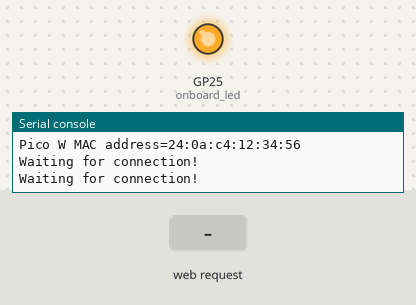
This program was run on a simulated Raspberry Pi Pico running MicroPython. Shown: output pins drawn as LEDs (lit = HIGH), the last lines printed to the serial console. The inputs (shaded band) are chosen by the test bench. WiFi joins after 1.5 s.

Above: at 2.1 s.
At 6.2 s:
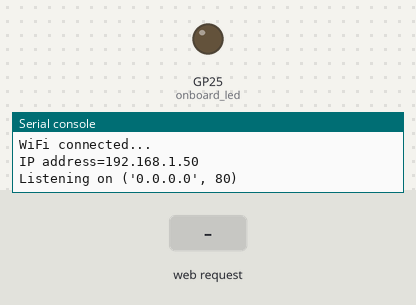
6.3 s: HTTP request GET / received
Timing chart, 0 to 9.3 s (numbered marks = the images above; inputs shaded):
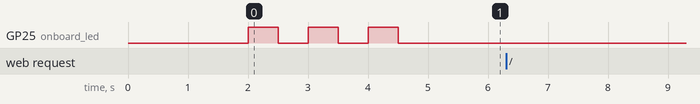

The program:

main.py
```python
import rp2  # Import the rp2 module which contains functions and classes specifically for RP2040
import network  # Import the network module for connecting to WiFi
import ubinascii  # Import the ubinascii module for converting MAC address to hex string
import machine  # Import the machine module for GPIO control
import urequests as requests  # Import the urequests module for HTTP requests
import time  # Import the time module for delay
import socket  # Import the socket module for establishing sockets

# Set country code to avoid potential errors
# CN/US/DE/DK/GB/JP (country code: China/USA/Germany/Denmark/UK/Japan)
rp2.country('GB')  # Set the country code for Pico W to UK
wlan = network.WLAN(network.STA_IF)  # Create WLAN connection object
wlan.active(True)  # Activate WLAN interface

# Check the MAC address of Pico W board's wireless WiFi
# Get the MAC address and convert it to hex string
mac = ubinascii.hexlify(network.WLAN().config('mac'), ':').decode()
print('Pico W MAC address=' + mac)  # Display the hexadecimal MAC address of Pico W board

ssid = 'QiaoDong_SmartHome'  # Set the WiFi name (ssid: service set identifier)
psw = 'Qiaodong666'  # Set the WiFi password

wlan.connect(ssid, psw)  # Connect to the WiFi network

timeout = 10  # Set the maximum waiting time for connection to be 10 seconds
while timeout > 0:
    if wlan.status() < 0 or wlan.status() >= 3:  # If the WiFi connection succeeds or fails
        break  # Exit the loop
    timeout -= 1
    print('Waiting for connection!')
    time.sleep(1)  # Delay for 1 second


# Define function for flashing onboard LED of Pico W board
def onboard_led_blink(blink_numbers):
    onboard_led = machine.Pin('LED', machine.Pin.OUT)  # Create GPIO control object
    for i in range(blink_numbers):
        onboard_led.value(1)  # Turn on LED
        # onboard_led.on()  # Another way to turn on LED
        time.sleep(0.5)
        onboard_led.value(0)  # Turn off LED
        # onboard_led.off()  # Another way to turn off LED
        time.sleep(0.5)


wlan_status = wlan.status()  # Get the current WiFi connection status
onboard_led_blink(wlan_status)  # Control LED based on WiFi connection status

# Handle connection errors
if wlan_status != 3:  # If the WiFi connection fails
    raise RuntimeError('WiFi connection failed!')  # Raise an exception
else:
    print('WiFi connected...')
    status = wlan.ifconfig()  # Get the WiFi interface configuration information
    print('IP address=' + status[0])  # Output the IP address


# Define function for loading HTML page
def get_html(html_name):
    with open(html_name, 'r') as file:  # Open the HTML file
        html = file.read()  # Read the HTML content
    return html


# Open HTTP Web server socket
addr = socket.getaddrinfo('0.0.0.0', 80)[0][-1]  # Get the IP address and port number
s = socket.socket()  # Create socket object
s.bind(addr)  # Bind the socket to the IP address and port number
# Start listening to the port number
s.listen(3)  # Allow up to 3 clients to connect

print('Listening on', addr)

onboard_led = machine.Pin('LED', machine.Pin.OUT)
adc = machine.ADC(26)
# Enter a loop to listen for connections
num = 666
while True:
    try:
        # Accept client connection and get the address
        cl, addr = s.accept()
        print('Client connection from', addr)
        # Receive client request message
        r = cl.recv(1024)
        r = str(r)
        # Search for the commands to turn on/off the LED in the request message
        onboard_led_on = r.find('?onboard_led=1')
        onboard_led_off = r.find('?onboard_led=0')
        newon = r.find('?onnew_vlaue=1')
        print('LED=', onboard_led_on)
        print('LED=', onboard_led_off)
        value = adc.read_u16()
        # Calculate voltage
        voltage = value * 3.3 / 65535
        # Calculate soil moisture
        humidity = str((voltage - 1.1) / 1.1 * 100)
        # If '?onboard_led=1' is found, turn on the LED
        if onboard_led_on > -1:
            print('LED on')
            onboard_led.value(1)
        # If '?onboard_led=0' is found, turn off the LED
        if onboard_led_off > -1:
            print('LED off')
            onboard_led.value(0)
        if newon > -1:
            response = humidity
            #response = get_html('index.html')
        else:
            # Get the content of the HTML file
            response = get_html('index.html')
        # Send HTTP response header
        if onboard_led_on > -1 or onboard_led_off > -1:
            cl.send('HTTP/1.0 200 OK\r\nContent-type: text/html\r\n\r\n')
            cl.close()
        else:
            cl.send('HTTP/1.0 200 OK\r\nContent-type: text/html\r\n\r\n')
            # Send the content of the HTML file
            cl.send(response)
            print('Sent:'+response)
            # Close the client socket
            cl.close()

    # If an OSError occurs, close the client socket and output relevant information
    except OSError as e:
        cl.close()
        print('Connection closed')
        print(repr(e))
```
